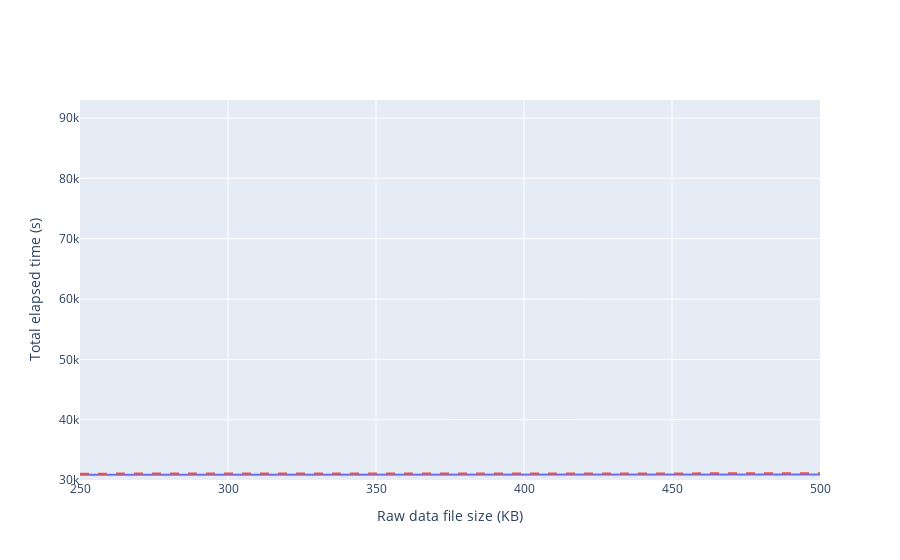

The notebook cell this image was saved under:
### Markdown cell above
### Elapsed time adding one acquisition per tube, with different file sizes

### Code cell
# 3 Orgs net data
threeOrgs = [30862.7493, 30932.0237]
# 5 Orgs net data
fiveOrgs = [31054.9541, 31107.6653]

totalAcquisition(500, threeOrgs, fiveOrgs)

### Figure 1 — Plotly figure (JSON) as saved in the notebook; plotly's stock layout.template omitted (floating-point values rounded to 4 significant figures)
{"data": [{"mode": "lines", "name": "3 Orgs net", "type": "scatter", "x": [250, 500], "y": [30860.0, 30930.0]}, {"line": {"dash": "dash"}, "mode": "lines", "name": "5 Orgs net", "type": "scatter", "x": [250, 500], "y": [31050.0, 31110.0]}], "layout": {"barmode": "group", "showlegend": false, "xaxis": {"range": [250, 500], "title": {"text": "Raw data file size (KB)"}}, "yaxis": {"range": [30000, 93000], "title": {"text": "Total elapsed time (s)"}}}}
